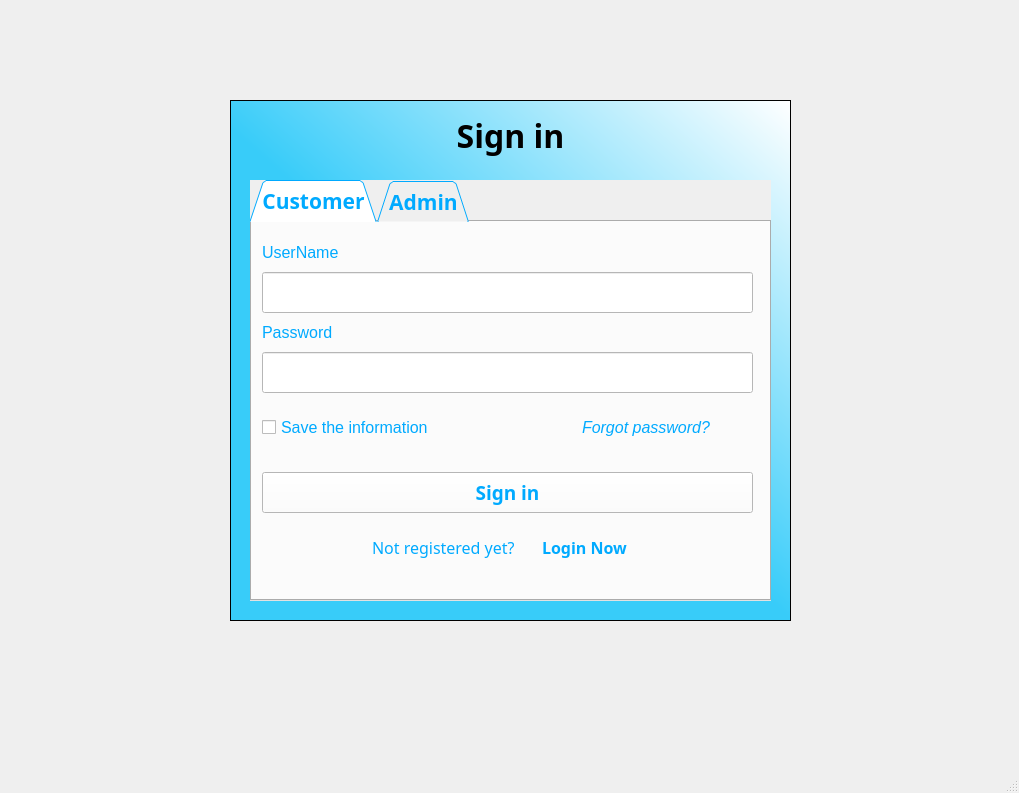
<?xml version="1.0" encoding="UTF-8"?>
<ui version="4.0">
 <class>MainWindow</class>
 <widget class="QMainWindow" name="MainWindow">
  <property name="geometry">
   <rect>
    <x>0</x>
    <y>0</y>
    <width>1019</width>
    <height>793</height>
   </rect>
  </property>
  <property name="windowTitle">
   <string>MainWindow</string>
  </property>
  <widget class="QWidget" name="centralwidget">
   <widget class="QTableWidget" name="tableWidget">
    <property name="geometry">
     <rect>
      <x>230</x>
      <y>100</y>
      <width>561</width>
      <height>521</height>
     </rect>
    </property>
    <property name="styleSheet">
     <string notr="true">background-color: qlineargradient(spread:pad, x1:0.502488, y1:0.528, x2:1, y2:0, stop:0 rgba(56, 204, 249, 255), stop:1 rgba(255, 255, 255, 255));

</string>
    </property>
   </widget>
   <widget class="QTabWidget" name="tabWidget">
    <property name="geometry">
     <rect>
      <x>250</x>
      <y>180</y>
      <width>521</width>
      <height>421</height>
     </rect>
    </property>
    <property name="maximumSize">
     <size>
      <width>16777215</width>
      <height>421</height>
     </size>
    </property>
    <property name="font">
     <font>
      <family>Segoe UI Semilight</family>
      <pointsize>16</pointsize>
      <weight>75</weight>
      <bold>true</bold>
      <stylestrategy>PreferDefault</stylestrategy>
     </font>
    </property>
    <property name="focusPolicy">
     <enum>Qt::StrongFocus</enum>
    </property>
    <property name="contextMenuPolicy">
     <enum>Qt::DefaultContextMenu</enum>
    </property>
    <property name="toolTipDuration">
     <number>-1</number>
    </property>
    <property name="accessibleDescription">
     <string/>
    </property>
    <property name="layoutDirection">
     <enum>Qt::LeftToRight</enum>
    </property>
    <property name="autoFillBackground">
     <bool>true</bool>
    </property>
    <property name="styleSheet">
     <string notr="true">color: rgb(0, 170, 255);
</string>
    </property>
    <property name="inputMethodHints">
     <set>Qt::ImhNone</set>
    </property>
    <property name="tabPosition">
     <enum>QTabWidget::North</enum>
    </property>
    <property name="tabShape">
     <enum>QTabWidget::Triangular</enum>
    </property>
    <property name="currentIndex">
     <number>0</number>
    </property>
    <property name="iconSize">
     <size>
      <width>30</width>
      <height>30</height>
     </size>
    </property>
    <property name="elideMode">
     <enum>Qt::ElideLeft</enum>
    </property>
    <widget class="QWidget" name="tabCustomer">
     <attribute name="icon">
      <iconset>
       <normaloff>images/ic_customer.png</normaloff>images/ic_customer.png</iconset>
     </attribute>
     <attribute name="title">
      <string>Customer</string>
     </attribute>
     <widget class="QLabel" name="label_2">
      <property name="geometry">
       <rect>
        <x>10</x>
        <y>10</y>
        <width>141</width>
        <height>41</height>
       </rect>
      </property>
      <property name="font">
       <font>
        <pointsize>12</pointsize>
       </font>
      </property>
      <property name="text">
       <string>UserName</string>
      </property>
     </widget>
     <widget class="QLineEdit" name="lineEditUserNameCus">
      <property name="geometry">
       <rect>
        <x>10</x>
        <y>50</y>
        <width>491</width>
        <height>41</height>
       </rect>
      </property>
      <property name="styleSheet">
       <string notr="true">color: rgb(0, 0, 0);
background-color: rgb(255, 255, 255);</string>
      </property>
     </widget>
     <widget class="QLabel" name="label_3">
      <property name="geometry">
       <rect>
        <x>10</x>
        <y>90</y>
        <width>121</width>
        <height>41</height>
       </rect>
      </property>
      <property name="font">
       <font>
        <pointsize>12</pointsize>
       </font>
      </property>
      <property name="text">
       <string>Password</string>
      </property>
     </widget>
     <widget class="QLineEdit" name="lineEditPasswordCus">
      <property name="geometry">
       <rect>
        <x>10</x>
        <y>130</y>
        <width>491</width>
        <height>41</height>
       </rect>
      </property>
      <property name="styleSheet">
       <string notr="true">background-color: rgb(255, 255, 255);
</string>
      </property>
      <property name="echoMode">
       <enum>QLineEdit::Password</enum>
      </property>
     </widget>
     <widget class="QCheckBox" name="checkBoxSaveCus">
      <property name="geometry">
       <rect>
        <x>10</x>
        <y>190</y>
        <width>221</width>
        <height>31</height>
       </rect>
      </property>
      <property name="font">
       <font>
        <pointsize>12</pointsize>
       </font>
      </property>
      <property name="styleSheet">
       <string notr="true"/>
      </property>
      <property name="text">
       <string>Save the information</string>
      </property>
     </widget>
     <widget class="QLabel" name="labelForgotCus">
      <property name="geometry">
       <rect>
        <x>330</x>
        <y>190</y>
        <width>161</width>
        <height>31</height>
       </rect>
      </property>
      <property name="font">
       <font>
        <pointsize>12</pointsize>
        <italic>true</italic>
       </font>
      </property>
      <property name="focusPolicy">
       <enum>Qt::StrongFocus</enum>
      </property>
      <property name="layoutDirection">
       <enum>Qt::RightToLeft</enum>
      </property>
      <property name="text">
       <string>Forgot password?</string>
      </property>
      <property name="textFormat">
       <enum>Qt::PlainText</enum>
      </property>
     </widget>
     <widget class="QPushButton" name="pushButtonSigninCus">
      <property name="geometry">
       <rect>
        <x>10</x>
        <y>250</y>
        <width>491</width>
        <height>41</height>
       </rect>
      </property>
      <property name="baseSize">
       <size>
        <width>0</width>
        <height>0</height>
       </size>
      </property>
      <property name="font">
       <font>
        <family>Segoe UI Semilight</family>
        <pointsize>14</pointsize>
        <weight>75</weight>
        <italic>false</italic>
        <bold>true</bold>
       </font>
      </property>
      <property name="styleSheet">
       <string notr="true">background-color: rgb(255, 255, 255);</string>
      </property>
      <property name="text">
       <string>Sign in</string>
      </property>
      <property name="icon">
       <iconset>
        <normaloff>images/ic_signin.png</normaloff>images/ic_signin.png</iconset>
      </property>
      <property name="iconSize">
       <size>
        <width>40</width>
        <height>40</height>
       </size>
      </property>
     </widget>
     <widget class="QLabel" name="labelLogin">
      <property name="geometry">
       <rect>
        <x>290</x>
        <y>300</y>
        <width>151</width>
        <height>51</height>
       </rect>
      </property>
      <property name="sizeIncrement">
       <size>
        <width>0</width>
        <height>0</height>
       </size>
      </property>
      <property name="font">
       <font>
        <family>Segoe UI Semilight</family>
        <pointsize>12</pointsize>
        <weight>75</weight>
        <bold>true</bold>
       </font>
      </property>
      <property name="focusPolicy">
       <enum>Qt::StrongFocus</enum>
      </property>
      <property name="text">
       <string>Login Now</string>
      </property>
     </widget>
     <widget class="QLabel" name="label_6">
      <property name="geometry">
       <rect>
        <x>120</x>
        <y>300</y>
        <width>191</width>
        <height>51</height>
       </rect>
      </property>
      <property name="font">
       <font>
        <family>Segoe UI Semilight</family>
        <pointsize>12</pointsize>
        <weight>50</weight>
        <bold>false</bold>
       </font>
      </property>
      <property name="text">
       <string>Not registered yet?</string>
      </property>
     </widget>
    </widget>
    <widget class="QWidget" name="tabAdmin">
     <attribute name="icon">
      <iconset>
       <normaloff>images/ic_admin.png</normaloff>images/ic_admin.png</iconset>
     </attribute>
     <attribute name="title">
      <string>Admin</string>
     </attribute>
     <widget class="QLabel" name="label_12">
      <property name="geometry">
       <rect>
        <x>10</x>
        <y>20</y>
        <width>141</width>
        <height>41</height>
       </rect>
      </property>
      <property name="font">
       <font>
        <pointsize>12</pointsize>
       </font>
      </property>
      <property name="text">
       <string>UserName</string>
      </property>
     </widget>
     <widget class="QLineEdit" name="lineEditUserNameAd">
      <property name="geometry">
       <rect>
        <x>10</x>
        <y>70</y>
        <width>491</width>
        <height>41</height>
       </rect>
      </property>
      <property name="styleSheet">
       <string notr="true">color: rgb(0, 0, 0);</string>
      </property>
     </widget>
     <widget class="QLabel" name="label_19">
      <property name="geometry">
       <rect>
        <x>10</x>
        <y>130</y>
        <width>121</width>
        <height>41</height>
       </rect>
      </property>
      <property name="font">
       <font>
        <pointsize>12</pointsize>
       </font>
      </property>
      <property name="text">
       <string>Password</string>
      </property>
     </widget>
     <widget class="QLineEdit" name="lineEditPasswordAd">
      <property name="geometry">
       <rect>
        <x>10</x>
        <y>180</y>
        <width>491</width>
        <height>41</height>
       </rect>
      </property>
      <property name="focusPolicy">
       <enum>Qt::StrongFocus</enum>
      </property>
      <property name="echoMode">
       <enum>QLineEdit::Password</enum>
      </property>
     </widget>
     <widget class="QCheckBox" name="checkBoxSaveAd">
      <property name="geometry">
       <rect>
        <x>10</x>
        <y>240</y>
        <width>221</width>
        <height>31</height>
       </rect>
      </property>
      <property name="font">
       <font>
        <pointsize>12</pointsize>
       </font>
      </property>
      <property name="focusPolicy">
       <enum>Qt::ClickFocus</enum>
      </property>
      <property name="text">
       <string>Save the information</string>
      </property>
     </widget>
     <widget class="QPushButton" name="pushButtonSigninAd">
      <property name="geometry">
       <rect>
        <x>10</x>
        <y>300</y>
        <width>491</width>
        <height>41</height>
       </rect>
      </property>
      <property name="baseSize">
       <size>
        <width>0</width>
        <height>0</height>
       </size>
      </property>
      <property name="font">
       <font>
        <family>Segoe UI Semilight</family>
        <pointsize>14</pointsize>
        <weight>75</weight>
        <italic>false</italic>
        <bold>true</bold>
       </font>
      </property>
      <property name="styleSheet">
       <string notr="true">background-color: rgb(255, 255, 255);</string>
      </property>
      <property name="text">
       <string>Sign in</string>
      </property>
      <property name="icon">
       <iconset>
        <normaloff>images/ic_signin.png</normaloff>images/ic_signin.png</iconset>
      </property>
      <property name="iconSize">
       <size>
        <width>40</width>
        <height>40</height>
       </size>
      </property>
     </widget>
     <widget class="QLabel" name="labelForgotAd">
      <property name="geometry">
       <rect>
        <x>330</x>
        <y>240</y>
        <width>161</width>
        <height>31</height>
       </rect>
      </property>
      <property name="font">
       <font>
        <pointsize>12</pointsize>
        <italic>true</italic>
       </font>
      </property>
      <property name="focusPolicy">
       <enum>Qt::StrongFocus</enum>
      </property>
      <property name="layoutDirection">
       <enum>Qt::RightToLeft</enum>
      </property>
      <property name="text">
       <string>Forgot password?</string>
      </property>
     </widget>
    </widget>
   </widget>
   <widget class="QLabel" name="label">
    <property name="geometry">
     <rect>
      <x>390</x>
      <y>110</y>
      <width>241</width>
      <height>51</height>
     </rect>
    </property>
    <property name="font">
     <font>
      <family>Script MT Bold</family>
      <pointsize>24</pointsize>
      <weight>75</weight>
      <bold>true</bold>
     </font>
    </property>
    <property name="text">
     <string>&lt;html&gt;&lt;head/&gt;&lt;body&gt;&lt;p align=&quot;center&quot;&gt;&lt;span style=&quot; font-size:24pt;&quot;&gt;Sign in&lt;/span&gt;&lt;/p&gt;&lt;/body&gt;&lt;/html&gt;</string>
    </property>
   </widget>
  </widget>
  <widget class="QMenuBar" name="menubar">
   <property name="geometry">
    <rect>
     <x>0</x>
     <y>0</y>
     <width>1019</width>
     <height>26</height>
    </rect>
   </property>
  </widget>
  <widget class="QStatusBar" name="statusbar"/>
 </widget>
 <resources/>
 <connections/>
</ui>
